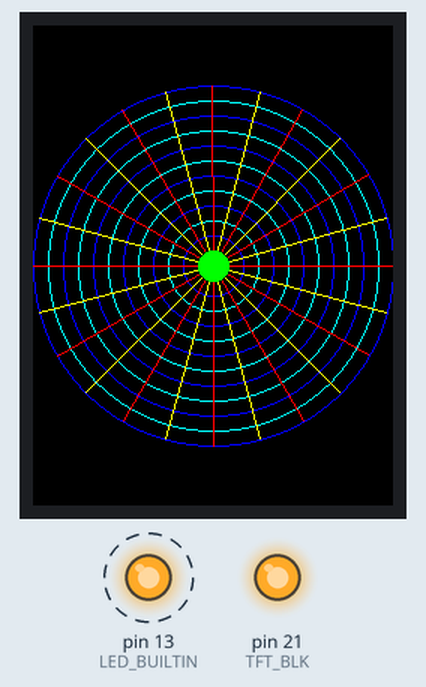
Recording of a sketch running on a simulated Arduino Mega 2560, built with avr-gcc and run on an emulated ATmega2560. Parts: 240×320 colour display, output pins drawn as LEDs (lit = HIGH). Dashed ring = blinking.

Above: at 0.4 s.
Timing chart, 0 to 130.0 s (numbered marks = the images above):
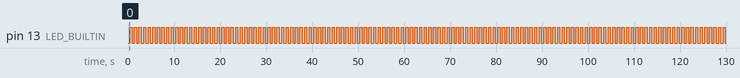

Measured:
- by itself, pin 13 (LED_BUILTIN): alternates HIGH for 0.50 s and LOW for 0.50 s

The sketch:

ScreenTestArduino.ino
```cpp
//#include <Arduino.h>
//#include <TFT_eSPI.h> // Hardware-specific library
#include <SPI.h>
#include <Adafruit_GFX.h>
#include <Adafruit_ST7789.h>

#define TFT_DC 16
#define TFT_CS 22
//#define TFT_MOSI 10
//#define TFT_CLK 8
#define TFT_RST 23
#define TFT_BLK 21

Adafruit_ST7789 tft = Adafruit_ST7789(TFT_CS, TFT_DC, TFT_RST);

//TFT_eSPI tft = TFT_eSPI();       // Invoke custom library

void drawPattern();

void setup(void) {
  Serial.begin(9600);
  pinMode(TFT_BLK, OUTPUT);
  pinMode(LED_BUILTIN, OUTPUT);
  digitalWrite(TFT_BLK,HIGH);

  tft.init(240, 320, SPI_MODE2);
  tft.fillScreen(ST77XX_BLACK);

  drawPattern();
}
void loop() {
  digitalWrite(LED_BUILTIN, HIGH);
  delay(500);
  digitalWrite(LED_BUILTIN, LOW);
  delay(500);
}

void drawPattern() {
  int centerX = tft.width() /2;
  int centerY = tft.height() /2;

  for (int radius = 10; radius <= 120; radius += 10) {
    uint16_t color = (radius/10) % 2 == 0 ? ST77XX_BLUE : ST77XX_CYAN;
    tft.drawCircle(centerX, centerY, radius, color);
  }

  for (int angle = 0; angle < 360; angle += 15) {
    float radians = angle * 3.14159 /180;
    int x1 = centerX;
    int y1 = centerY;
    int x2 = centerX + 120 * cos(radians);
    int y2 = centerY + 120 * sin(radians);
    uint16_t color = (angle/15) % 2 == 0 ? ST77XX_RED : ST77XX_YELLOW;
    tft.drawLine(x1, y1, x2, y2, color);
  }

  tft.fillCircle(centerX, centerY, 10, ST77XX_GREEN);
}
```
